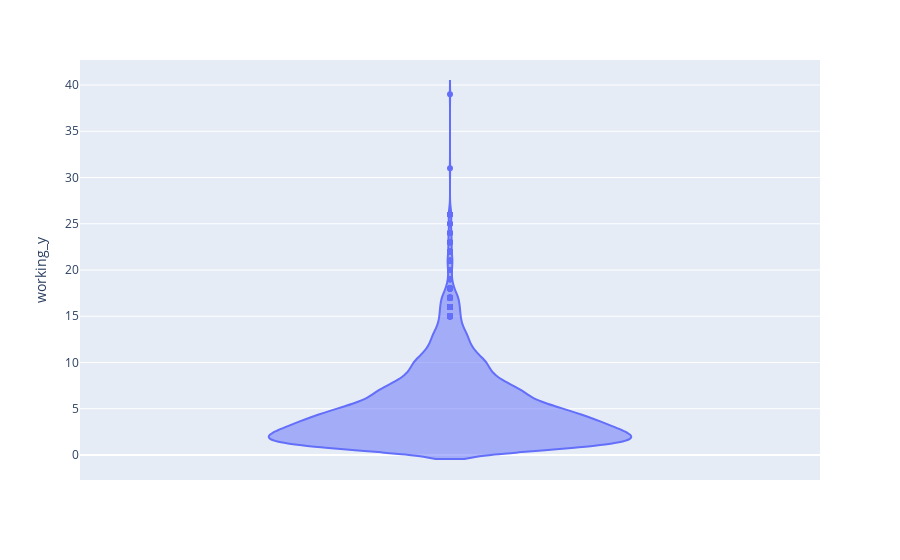
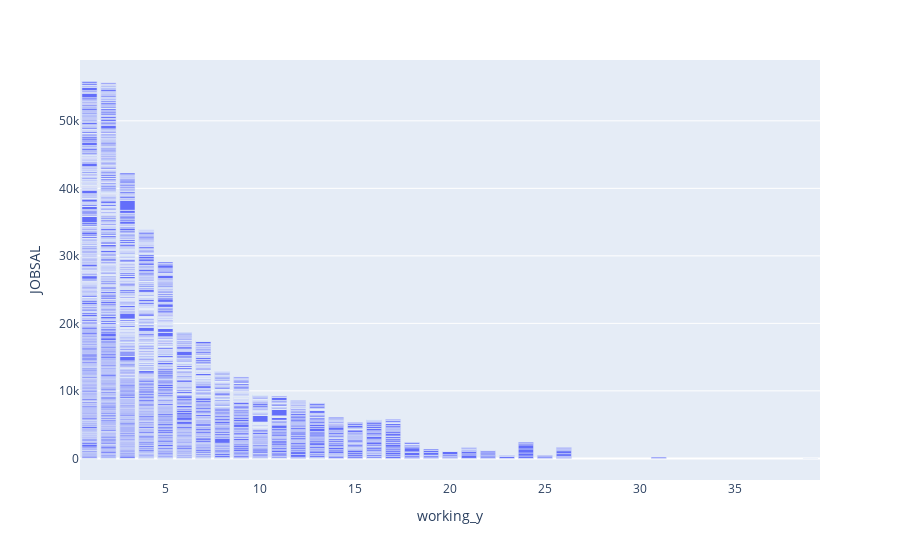

These figures' notebook cell, in order:
### Code cell
# 경력별 분포도 확인 -> upper fence 14 확인 -> 14년 이상 데이터는 drop 
fig1 = px.violin(data_fin, y='working_y')
fig2 = px.bar(data_fin, x='working_y',  y='JOBSAL')

fig1.show()
fig2.show()

### Figure 1 — Plotly figure (JSON) as saved in the notebook; plotly's stock layout.template omitted (floating-point values rounded to 4 significant figures; data arrays with more than 128 entries replaced by an {"elided": "..."} marker saying what was removed)
{"data": [{"alignmentgroup": "True", "box": {"visible": false}, "hovertemplate": "working_y=%{y}<extra></extra>", "legendgroup": "", "marker": {"color": "#636efa"}, "name": "", "offsetgroup": "", "orientation": "v", "scalegroup": "True", "showlegend": false, "type": "violin", "x0": " ", "xaxis": "x", "y": {"elided": "4897 int values"}, "y0": " ", "yaxis": "y"}], "layout": {"legend": {"tracegroupgap": 0}, "margin": {"t": 60}, "violinmode": "group", "xaxis": {"anchor": "y", "domain": [0, 1]}, "yaxis": {"anchor": "x", "domain": [0, 1], "title": {"text": "working_y"}}}}

### Figure 2 — Plotly figure (JSON) as saved in the notebook; plotly's stock layout.template omitted (floating-point values rounded to 4 significant figures; data arrays with more than 128 entries replaced by an {"elided": "..."} marker saying what was removed)
{"data": [{"alignmentgroup": "True", "hovertemplate": "working_y=%{x}<br>JOBSAL=%{y}<extra></extra>", "legendgroup": "", "marker": {"color": "#636efa"}, "name": "", "offsetgroup": "", "orientation": "v", "showlegend": false, "textposition": "auto", "type": "bar", "x": {"elided": "4897 int values"}, "xaxis": "x", "y": {"elided": "4897 float values"}, "yaxis": "y"}], "layout": {"barmode": "relative", "legend": {"tracegroupgap": 0}, "margin": {"t": 60}, "xaxis": {"anchor": "y", "domain": [0, 1], "title": {"text": "working_y"}}, "yaxis": {"anchor": "x", "domain": [0, 1], "title": {"text": "JOBSAL"}}}}
